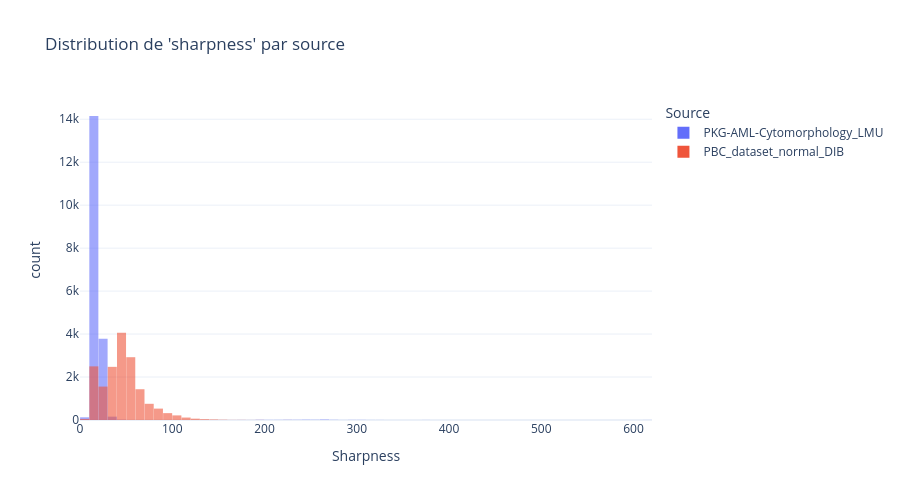

Write notebook code for a chart like this one.
### Code cell
plot_histogram(df_all, "sharpness", bins=80)

### Figure 1 — Plotly figure (JSON) as saved in the notebook; plotly's stock layout.template omitted (floating-point values rounded to 4 significant figures; data arrays with more than 128 entries replaced by an {"elided": "..."} marker saying what was removed)
{"data": [{"bingroup": "x", "hovertemplate": "Source=PKG-AML-Cytomorphology_LMU<br>Sharpness=%{x}<br>count=%{y}<extra></extra>", "legendgroup": "PKG-AML-Cytomorphology_LMU", "marker": {"color": "#636efa", "opacity": 0.6, "pattern": {"shape": ""}}, "name": "PKG-AML-Cytomorphology_LMU", "nbinsx": 80, "orientation": "v", "showlegend": true, "type": "histogram", "x": {"elided": "18365 float values"}, "xaxis": "x", "yaxis": "y"}, {"bingroup": "x", "hovertemplate": "Source=PBC_dataset_normal_DIB<br>Sharpness=%{x}<br>count=%{y}<extra></extra>", "legendgroup": "PBC_dataset_normal_DIB", "marker": {"color": "#EF553B", "opacity": 0.6, "pattern": {"shape": ""}}, "name": "PBC_dataset_normal_DIB", "nbinsx": 80, "orientation": "v", "showlegend": true, "type": "histogram", "x": {"elided": "17092 float values"}, "xaxis": "x", "yaxis": "y"}], "layout": {"bargap": 0.02, "barmode": "overlay", "height": 500, "legend": {"title": {"text": "Source"}, "tracegroupgap": 0}, "title": {"text": "Distribution de 'sharpness' par source"}, "xaxis": {"anchor": "y", "domain": [0, 1], "title": {"text": "Sharpness"}}, "yaxis": {"anchor": "x", "domain": [0, 1], "title": {"text": "count"}}}}
